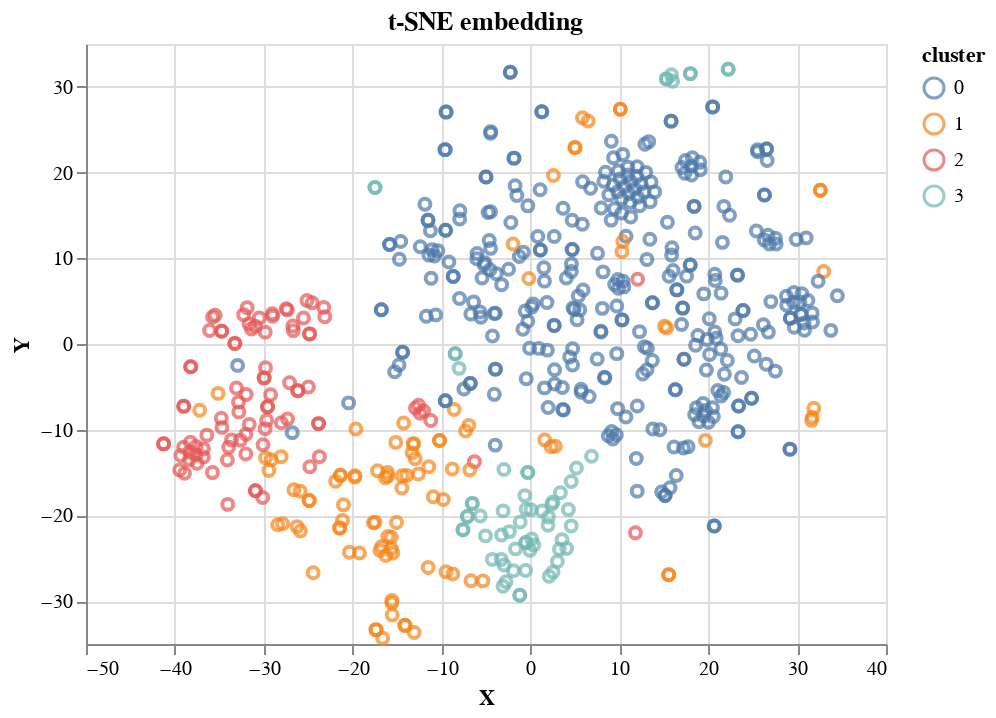

This figure's notebook cell:
### Code cell
plot_interactive_embedding(X_tsne,"t-SNE embedding" )

### Figure 1 — Vega-Lite specification as saved in the notebook (floating-point values rounded to 4 significant figures; data arrays with more than 128 entries replaced by an {"elided": "..."} marker saying what was removed)
{"config": {"view": {"continuousWidth": 400, "continuousHeight": 300}}, "data": {"name": "data-f46a1034664922de20a07d929df9af28"}, "mark": "point", "encoding": {"color": {"type": "nominal", "field": "cluster"}, "tooltip": [{"type": "nominal", "field": "nbName"}], "x": {"type": "quantitative", "field": "X"}, "y": {"type": "quantitative", "field": "Y"}}, "title": "t-SNE embedding", "$schema": "https://vega.github.io/schema/vega-lite/v4.8.1.json", "datasets": {"data-f46a1034664922de20a07d929df9af28": {"elided": "587 records"}}}
